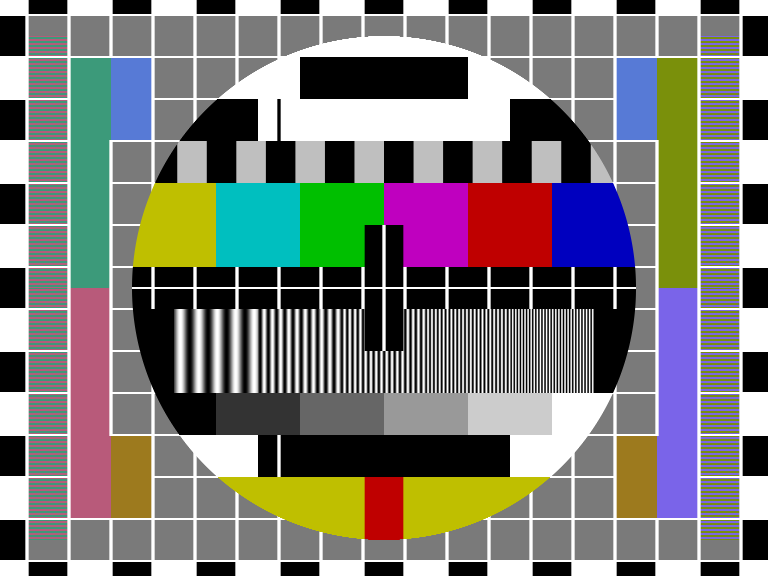
#> input picture baum/media/testcard_color.png, 768 x 576 px, found by its file name
$ jupyter execute text.0.ipynb
#> lines starting #> are read from the running program, lines starting #| are printed output that depends on the picture
[cell 1]
import os
import cv2
import numpy as np

import matplotlib as mpl
import matplotlib.pyplot as plt

img = cv2.imread(r'..\media\testcard_color.png')
#> img is the input picture: shape (576, 768, 3); mean B, G, R 117.6, 122.7, 123.8
rgb = cv2.cvtColor(img, cv2.COLOR_BGR2RGB)

h,w,d = rgb.shape
#> h = 576; w = 768; d = 3

fparam = {
    'font': cv2.FONT_HERSHEY_SIMPLEX,
    'scale': .8,
    'thickness': 2,
    'color': (201,0,0)
}

ftext = 'no image data'

fsize, _ = cv2.getTextSize(ftext, fparam['font'], fparam['scale'], fparam['thickness'])
fw, fh = fsize

x, y = int(w/2-fw/2), int(h/4-fh/2)
#> x = 290; y = 135

print(x,y)
#| 290 135

cv2.putText(rgb, ftext, (x,y), fparam['font'], fparam['scale'], fparam['color'], fparam['thickness'])
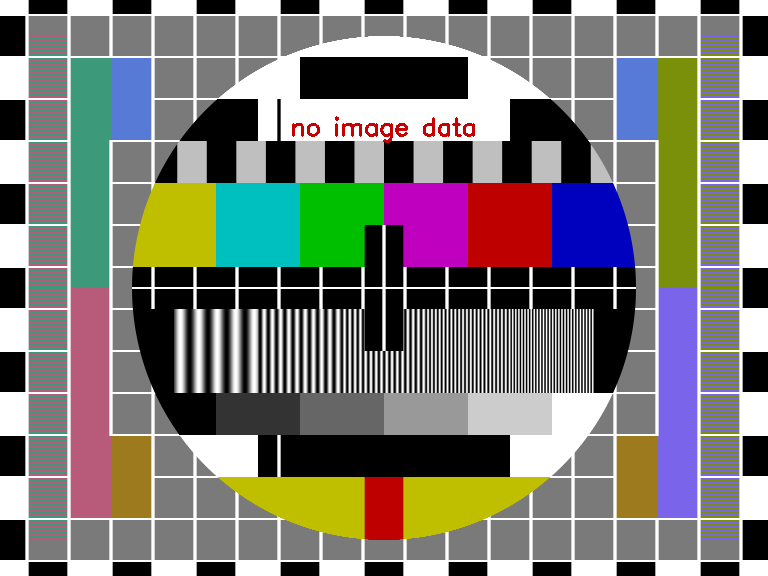
#> rgb: shape (576, 768, 3); mean R, G, B 123.6, 122.1, 116.9

imgz = [rgb]
N = len(imgz)
#> N = 1

aspect = h/w
#> aspect = 0.75


fig, ax = plt.subplots(1, N, figsize=( 10, aspect * 10 * N))

if not isinstance(ax, np.ndarray):
    ax = [ax]

for i,p in enumerate(imgz):
    ax[i].imshow(p,cmap='grey')
#> this loop made 1 pass
for a in ax:
    a.axis("off")
plt.show()
plt.close()
